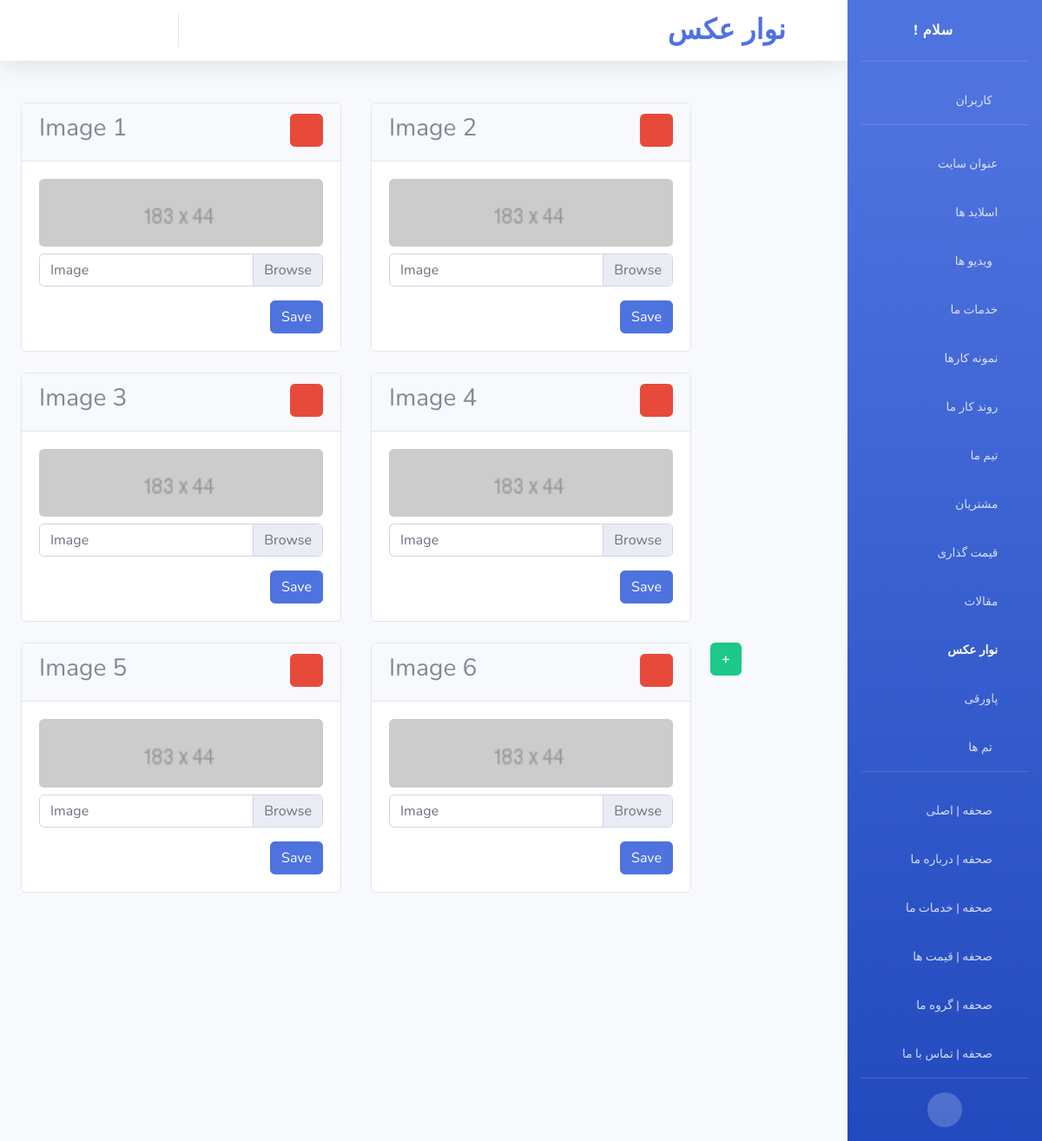
The page /control_panel/site/img-array/ (signed in) on the database its author committed.
### control_panel/models.py (models this page shows)
class img_array(models.Model):
	img=models.ImageField(upload_to='img_array/img/',
						  default='img_array/img/default/default.png',
						  blank=True)
	objects=imgArrayManager()

### control_panel/views.py (the view, shortened to what this page needs)
# urls.py: path('site/img-array/',views.img_array_,
def img_array_(request):
	if not request.user.is_staff:
		return redirect('/')
	messages=list()
	return render(request,'control_panel/img-array.html',{
		'messages':messages,
		'img_array':img_array.objects.all(),
		'page_name':'img_array'
		})

### templates/control_panel/img-array.html (shortened to what this page needs)
{% load static %}
<!DOCTYPE html>
<html lang="en">
<head>
	<link href="{% static 'cpanel/vendor/fontawesome-free/css/all.min.css' %}" rel="stylesheet" type="text/css">
	<link href="{% static 'cpanel/css/sb-admin-2.min.css' %}" rel="stylesheet">
</head>
<body id="page-top">
<div id="wrapper">
	<div id="content-wrapper" class="d-flex flex-column">
		<div id="content">
			<nav class="navbar navbar-expand navbar-light bg-white topbar mb-4 static-top shadow">
				<ul class="navbar-nav ml-auto">
					<li class="nav-item d-none d-sm-block dropdown no-arrow mx-1">
						<a class="nav-link dropdown-toggle" data-toggle="modal" data-target="#logoutModal" href="">
							<i class="fas fa-sign-out-alt fa-sm fa-fw mr-2 text-gray-400"></i>
						</a>
					</li>
					<li class="nav-item d-none d-sm-block dropdown no-arrow mx-1">
						<a class="nav-link dropdown-toggle" href="#">
							<i class="fas fa-envelope fa-sm fa-fw mr-2 text-gray-400"></i>
						</a>
					</li>
					<li class="nav-item d-none d-sm-block dropdown no-arrow mx-1">
						<a class="nav-link dropdown-toggle" href="/control_panel/auth/users/{{ user.id }}/change/">
							<i class="fas fa-user-tie fa-sm fa-fw mr-2 text-gray-400"></i>
						</a>
					</li>
					<li class="nav-item dropdown no-arrow mx-1">
						<a class="nav-link dropdown-toggle" href="/">
							<i class="fas fa-eye fa-sm fa-fw mr-2 text-gray-400"></i>
						</a>
					</li>
				</ul>
				<h2 class="m-0 mr-2 d-none d-sm-block font-weight-bold text-primary">نوار عکس</h2>
				<h1 class="fas d-none d-sm-block fa-image mr-3 font-weight-bold text-primary"></h1>
			</nav>
			<div class="container-fluid">
				<div class="card-deck mb-3">
					<div class="form-row">
						{% for img in img_array %}
							<div class="mt-4 col-xl-auto col-lg-6">
								<div class="card">
									<div class="card-header">
										<form method="POST">
											<div class="form-row">
												<div class="col">
													<h3 class="text-gray-600">Image {{ forloop.counter }}</h3>
												</div>
												<div class="col">
													<button style="float: right" class="btn full-width btn-danger"
															type="submit"
															value="{{ img.id }}"
															name="remove"><a class="fa fa-minus"></a></button>
												</div>
											</div>
										</form>
									</div>
									<div class="card-body">
										<form method="POST" enctype="multipart/form-data">
											<img class="rounded d-block w-100 mb-2"
												 src="{{ img.img.url }}" alt="First slide">
											<div class="input-group">
												<div class="custom-file">
													<label class="custom-file-label"
														   for="inputGroupFile01">Image</label>
												</div>
											</div>
											<button class="btn float-right mt-3 full-width btn-primary" type="submit"
													value="{{ img.id }}"
													name="save">Save
											</button>
										</form>
									</div>
								</div>
							</div>
						{% endfor %}
						<div class="mt-4 col-xl-auto col-lg-6">
							<form method="POST">
								<button type="submit" style="width:100%; height:100%"
										class="btn btn-success"
										name="Add-new"><strong>+</strong>
								</button>
							</form>
						</div>
					</div>
				</div>
			</div>
		</div>
	</div>
	<ul class="navbar-nav bg-gradient-primary sidebar sidebar-dark accordion" id="accordionSidebar">
		<a class="sidebar-brand d-flex align-items-center justify-content-center" href="/control_panel/">
			<div class="sidebar-brand-text mx-3">! سلام<sup></sup></div>
			<div class="sidebar-brand-icon rotate-n-15">
				<i class="fas fa-laugh-wink"></i>
			</div>
		</a>
		<hr class="sidebar-divider">
		<li class="nav-item">
			<a class="nav-link" href="/control_panel/auth/users/">
				<span class="collapse collapsing">کاربران</span>
				<i class="fas fa-fw fa-user-cog"></i>
			</a>
		</li>
		<hr class="sidebar-divider">
		<li class="nav-item">
			<a class="nav-link" href="/control_panel/site/site-title/">
				<span class="collapse collapsing">عنوان سایت</span>
				<i class="fa fa-window-maximize"></i>
			</a>
		</li>
		<li class="nav-item">
			<a class="nav-link" href="/control_panel/site/slideshow/">
				<span class="collapse collapsing">اسلاید ها</span>
				<i class="fa fa-object-ungroup"></i>
			</a>
		</li>
		<li class="nav-item">
			<a class="nav-link" href="/control_panel/site/video/">
				<span class="collapse collapsing">ویدیو ها</span>
				<i class="fas fa-fw fa-film"></i>
			</a>
		</li>
		<li class="nav-item">
			<a class="nav-link" href="/control_panel/site/our-services/">
				<span class="collapse collapsing">خدمات ما</span>
				<i class="fa fa-wrench"></i>
			</a>
		</li>
		<li class="nav-item">
			<a class="nav-link" href="/control_panel/site/work-samples/">
				<span class="collapse collapsing">نمونه کارها</span>
				<i class="fa fa-laptop-code"></i>
			</a>
		</li>
		<li class="nav-item">
			<a class="nav-link" href="/control_panel/site/work-process/">
				<span class="collapse collapsing">روند کار ما</span>
				<i class="fa fa-check-double"></i>
			</a>
		</li>
		<li class="nav-item">
			<a class="nav-link" href="/control_panel/site/our-team/">
				<span class="collapse collapsing">تیم ما</span>
				<i class="fa fa-users"></i>
			</a>
		</li>
		<li class="nav-item">
			<a class="nav-link" href="/control_panel/site/our-customers/">
				<span class="collapse collapsing">مشتریان</span>
				<i class="fa fa-user-tag"></i>
			</a>
		</li>
		<li class="nav-item">
			<a class="nav-link" href="/control_panel/site/our-pricing/">
				<span class="collapse collapsing">قیمت گذاری</span>
				<i class="fa fa-dollar-sign"></i>
			</a>
		</li>
		<li class="nav-item">
			<a class="nav-link" href="/control_panel/site/our-news/">
				<span class="collapse collapsing">مقالات</span>
				<i class="fa fa-newspaper"></i>
			</a>
		</li>
		<li class="nav-item active">
			<a class="nav-link" href="">
				<span class="collapse collapsing">نوار عکس</span>
				<i class="fas fa-image"></i>
			</a>
		</li>
		<li class="nav-item">
			<a class="nav-link" href="/control_panel/site/footer/">
				<span class="collapse collapsing">پاورقی</span>
				<i class="fas fa-digital-tachograph"></i>
			</a>
		</li>
		<li class="nav-item">
			<a class="nav-link" href="/control_panel/site/themes/">
				<span class="collapse collapsing">تم ها</span>
				<i class="fas fa-fw fa-brush"></i>
			</a>
		</li>
		<hr class="sidebar-divider">
		<li class="nav-item">
			<a class="nav-link" href="/control_panel/page_edit/index/">
				<span class="collapse collapsing">صحفه | اصلی</span>
				<i class="fas fa-fw fa-square"></i>
			</a>
		</li>
		<li class="nav-item">
			<a class="nav-link" href="/control_panel/page_edit/about_us/">
				<span class="collapse collapsing">صحفه | درباره ما</span>
				<i class="fas fa-fw fa-square"></i>
			</a>
		</li>
		<li class="nav-item">
			<a class="nav-link" href="/control_panel/page_edit/our_services/">
				<span class="collapse collapsing">صحفه | خدمات ما</span>
				<i class="fas fa-fw fa-square"></i>
			</a>
		</li>
		<li class="nav-item">
			<a class="nav-link" href="/control_panel/page_edit/our_pricing/">
				<span class="collapse collapsing">صحفه | قیمت ها</span>
				<i class="fas fa-fw fa-square"></i>
			</a>
		</li>
		<li class="nav-item">
			<a class="nav-link" href="/control_panel/page_edit/our_team/">
				<span class="collapse collapsing">صحفه | گروه ما</span>
				<i class="fas fa-fw fa-square"></i>
			</a>
		</li>
		<li class="nav-item">
			<a class="nav-link" href="/control_panel/page_edit/contact_us/">
				<span class="collapse collapsing">صحفه | تماس با ما</span>
				<i class="fas fa-fw fa-square"></i>
			</a>
		</li>
		<hr class="sidebar-divider d-none d-md-block">
		<div class="text-center d-none d-md-inline">
			<button class="rounded-circle border-0" id="sidebarToggle"></button>
		</div>
	</ul>
</div>
</body>
</html>

### rows shown on the page
img_array: img (placeholder picture)
img_array: img (placeholder picture)
img_array: img (placeholder picture)
img_array: img (placeholder picture)
img_array: img (placeholder picture)
img_array: img (placeholder picture)
